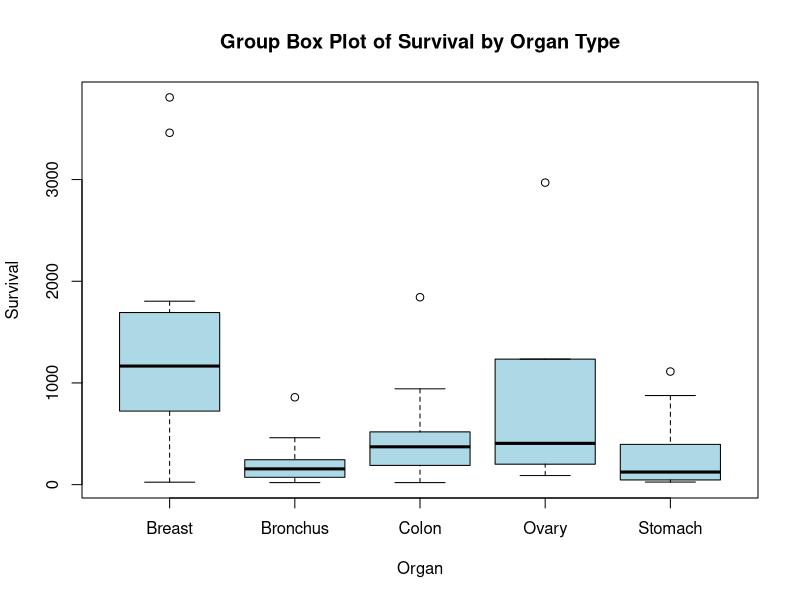

Reproduce this figure in R.
## ---- chunk 1
knitr::opts_chunk$set(echo = FALSE)
## ---- chunk 2

# 1-c
s <- 6.88
n <- 24
n_i <- c(8, 10, 6)

ssto <- s ** 2 * (n - 1)

y_bar_i_dot <- c(38, 32, 24)
y_bar_dot_dot <- 32

ssa <- sum(n_i * (y_bar_i_dot - y_bar_dot_dot) ** 2)
sse <- ssto - ssa

ssto
ssa
sse
## ---- chunk 3

# 1-d
a <- 3

df_ssto <- n - 1
df_ssa <- a - 1
df_sse <- n - a

df_ssto
df_ssa
df_sse
## ---- chunk 4

# 1-e
msto <- ssto / df_ssto
msa <- ssa / df_ssa
mse <- sse / df_sse

msto
msa
mse
## ---- chunk 5

# 2-d
msa / mse
## ---- chunk 6

# 3-c
means <- c(27.75, 21.42, 21.50)
overall_mean <- 23.56
variance <- 3.38 ** 2
n <- c(12, 12, 12)

n_t <- sum(n)
ssto <- variance * (n_t - 1)
ssa <- sum(n * (means - overall_mean) ** 2)
sse <- ssto - ssa

ssto
ssa
sse
## ---- chunk 7

# 3-d
a <- 3

df_ssto <- n_t - 1
df_ssa <- a - 1
df_sse <- n_t - a

df_ssto
df_ssa
df_sse
## ---- chunk 8

# 3-e
msto <- ssto / df_ssto
msa <- ssa / df_ssa
mse <- sse / df_sse

msto
msa
mse
## ---- chunk 9

# 4-c
msa / mse
## ---- chunk 10
data <- read.csv("Cancer.csv")

boxplot(Survival ~ Organ, data = data, 
        main = "Group Box Plot of Survival by Organ Type",
        xlab = "Organ",
        ylab = "Survival",
        col = "lightblue",
        border = "black")
## ---- chunk 11
avg_by_organ <- tapply(data$Survival, data$Organ, mean)
avg_by_organ
